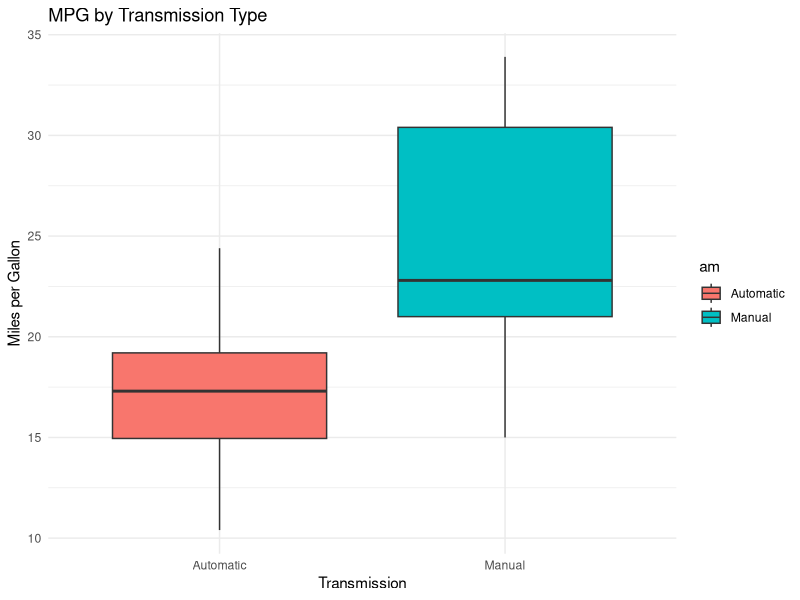
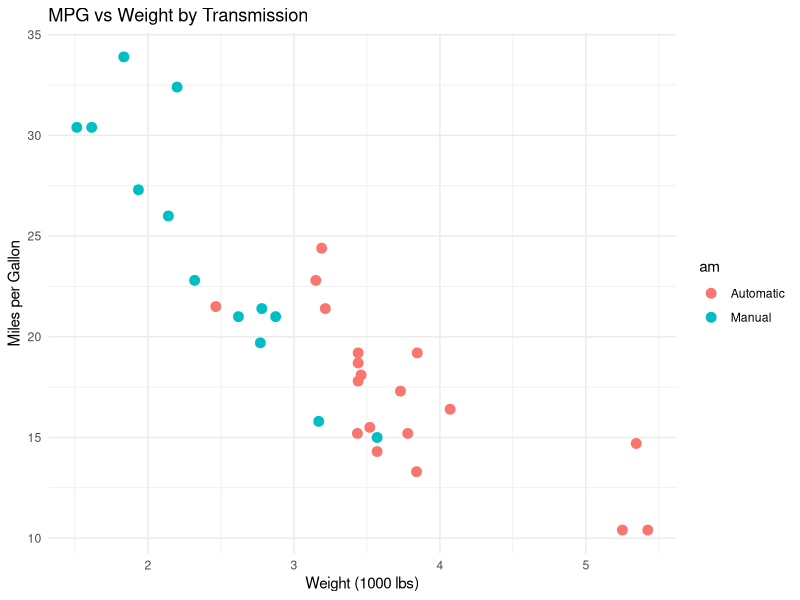
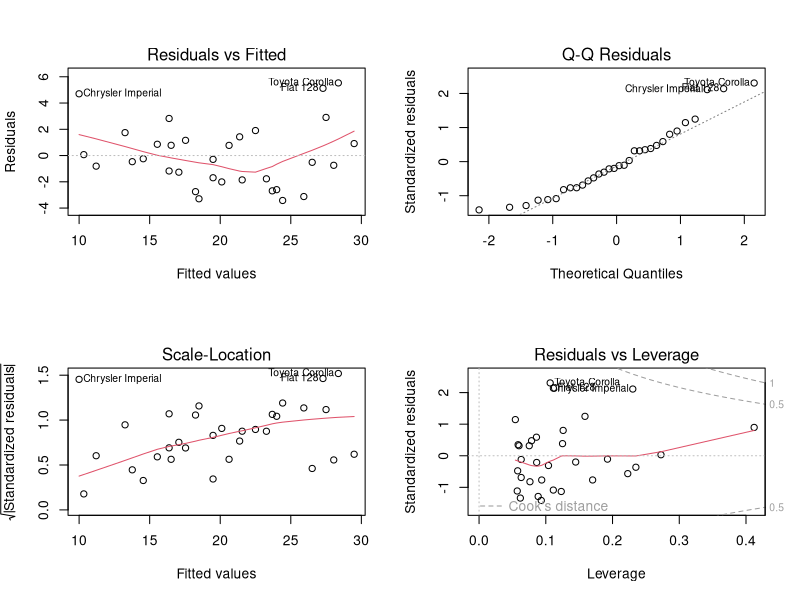

The R source for these figures, in order:
## ---- chunk 1
knitr::opts_chunk$set(echo = FALSE, message = FALSE, warning = FALSE)
library(ggplot2)
library(dplyr)
data(mtcars)
mtcars$am <- factor(mtcars$am, labels = c("Automatic", "Manual"))
## ---- chunk 2
ggplot(mtcars, aes(x = am, y = mpg, fill = am)) +
  geom_boxplot() +
  labs(title = "MPG by Transmission Type", x = "Transmission", y = "Miles per Gallon") +
  theme_minimal()
## ---- chunk 3
ggplot(mtcars, aes(x = wt, y = mpg, color = am)) +
  geom_point(size = 3) +
  labs(title = "MPG vs Weight by Transmission", x = "Weight (1000 lbs)", y = "Miles per Gallon") +
  theme_minimal()
## ---- chunk 4
simple_model <- lm(mpg ~ am, data = mtcars)
summary(simple_model)
## ---- chunk 5
adjusted_model <- lm(mpg ~ am + wt + hp, data = mtcars)
summary(adjusted_model)
## ---- chunk 6
confint(adjusted_model)
## ---- chunk 7
par(mfrow = c(2, 2))
plot(adjusted_model)
